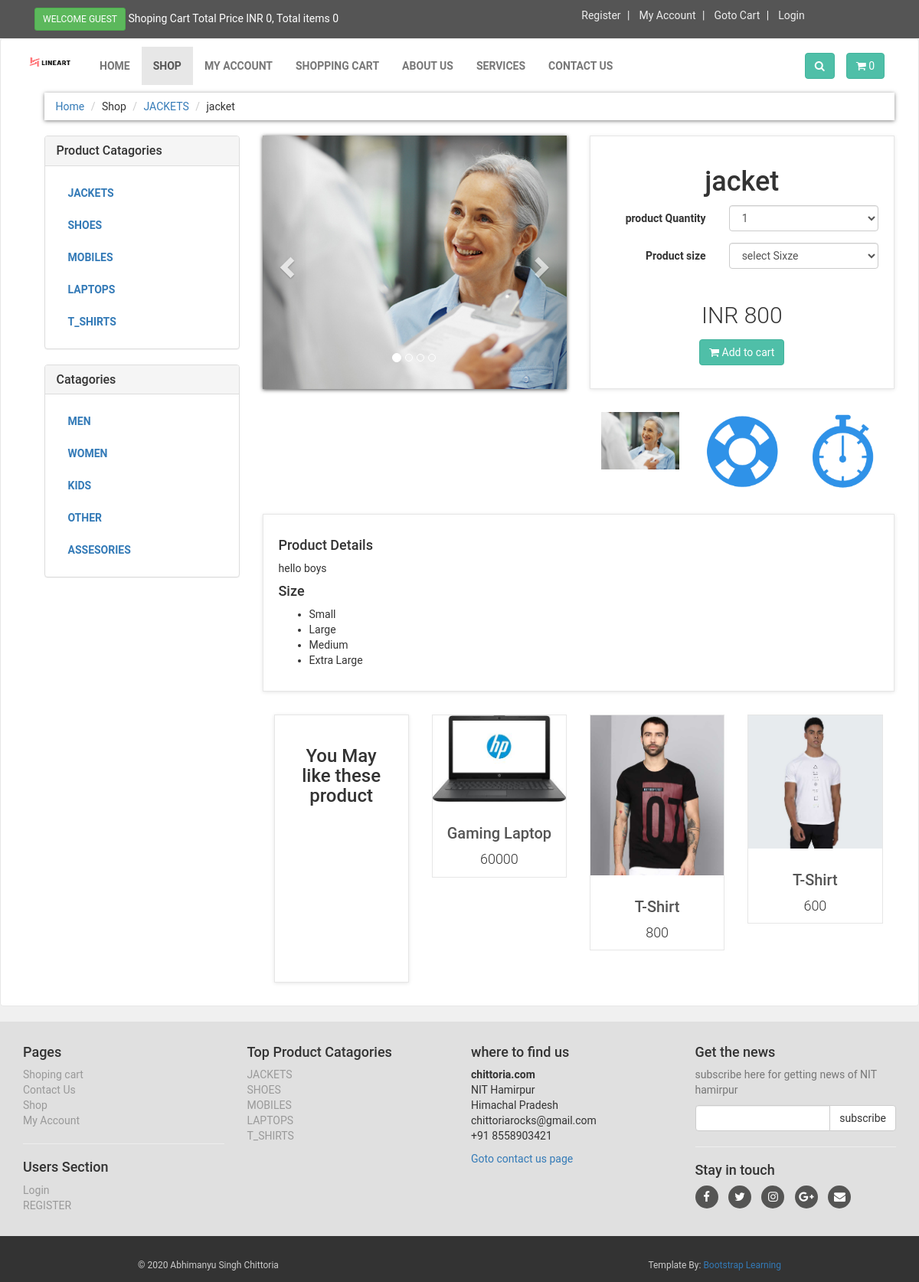
/details.php?pro_id=26, run on the app's committed database.
### tables this page shows
CREATE TABLE `product_categories` (
  `p_cat_id` int(10) NOT NULL,
  `p_cat_title` text NOT NULL,
  `p_cat_desc` text NOT NULL
);

CREATE TABLE `products` (
  `product_id` int(10) NOT NULL,
  `p_cat_id` int(10) NOT NULL,
  `cat_id` int(10) NOT NULL,
  `date` timestamp NOT NULL DEFAULT current_timestamp() ON UPDATE current_timestamp(),
  `product_title` text NOT NULL,
  `product_img1` text NOT NULL,
  `product_img2` text NOT NULL,
  `product_img3` text NOT NULL,
  `product_price` int(10) NOT NULL,
  `product_desc` text NOT NULL,
  `product_keyword` text NOT NULL
);

CREATE TABLE `categories` (
  `cat_id` int(100) NOT NULL,
  `cat_title` text NOT NULL,
  `cat_desc` text NOT NULL
);

### details.php (the view, shortened to what this page needs)
<?php
include("includes/db.php");
include("functions/functions.php");
 ?>
 <?php
if(isset($_GET['pro_id'])){
	$pro_id =$_GET['pro_id'];
	$get_product="select * from products where product_id='$pro_id'";
	$run_product=mysqli_query($con,$get_product);
	$row_product=mysqli_fetch_array($run_product);
	$p_cat_id=$row_product['p_cat_id'];
	$p_title=$row_product['product_title'];
	$p_price=$row_product['product_price'];
	$p_desc=$row_product['product_desc'];
	$p_img1=$row_product['product_img1'];
	$p_img2=$row_product['product_img2'];
	$p_img3=$row_product['product_img3'];
	$get_p_cat="select * from product_categories where p_cat_id='$p_cat_id'";
	$run_p_cat=mysqli_query($con,$get_p_cat);
	$row_p_cat=mysqli_fetch_array($run_p_cat);
	$p_cat_id=$row_p_cat['p_cat_id'];
	$p_cat_title=$row_p_cat['p_cat_title'];
}
  ?>
<!DOCTYPE html>
<html>
<head>
	<link rel="stylesheet" href="https://maxcdn.bootstrapcdn.com/bootstrap/3.4.1/css/bootstrap.min.css">
	<link rel="stylesheet" type="text/css" href="styles/style.css">
	<link href="https://stackpath.bootstrapcdn.com/font-awesome/4.7.0/css/font-awesome.min.css" rel="stylesheet">
</head>
<body>
	<div id="top">
		<div class="container">
			<div class="col-md-6 offer">
				<a href="#" class="btn btn-success btn-sm">
				      <?php
					if (!isset($_SESSION['customer_email'])) {
						echo "WELCOME GUEST";
					}else{
						echo "WELCOME: ".$_SESSION['customer_email'] ." " ;
					}
					 ?>
				</a>
				<a href="#">Shoping Cart Total Price INR <?php totalPrice(); ?>, Total items <?php item(); ?></a>
			</div>
			<div class="col-md-6">
				<ul class="menu">
					<li>
						<a href="customer_registration.php">Register</a>
					</li>
					<li>
						<a href="customer/my_account.php">My Account</a>
					</li>
					<li>
						<a href="checkout.php">Goto Cart</a>
					</li>
					<li>
						<?php
						if(!isset($_SESSION['customer_email'])){
							echo "<a href='checkout.php'>Login</a>";
						}else{
							echo "<a href='logout.php'>Logout</a>";
						} ?>
					</li>
				</ul>
			</div>
		</div>
	</div>
	<div class="navbar navbar-default" id="navbar">
		<div class="container">
			<div class="navbar-header">
				<a class="navbar-brand home" href="index.php">
					<img src="images/logo.jpg" width="70" height="40" alt="shopit" class="hidden-xs">
				</a>
			</div>
			<div class="navbar-collapse collapse" id="navigation">
				<div class="padding-nav">
					<ul class="nav navbar-nav navbar-left">
						<li>
							<a href="index.php">Home</a>
						</li>
						<li class="active" >
							<a href="shop.php">Shop</a>
						</li>
						<li >
							<a href="customer/my_account.php">My Account</a>
						</li>
						<li >
							<a href="cart.php">Shopping Cart</a>
						</li>
						<li >
							<a href="about.php">About Us</a>
						</li>
						<li >
							<a href="services.php">Services</a>
						</li>
						<li >
							<a href="contactus.php">Contact Us</a>
						</li>
					</ul>
				</div>
				<a href="cart.php" class="btn btn-primary navbar-btn right">
					<i class="fa fa-shopping-cart"></i>
					<span> <?php item(); ?></span>
				</a>
				<div  class=" navbar-collapse collapse right">
						<button class="btn navbar-btn btn-primary" type="button" data-toggle="collapse" data-target="#search">
							<i  class="fa fa-search "></i>
						</button>
				</div>
		</div>
		</div>
		<div id="content">
			<div class="container">
				<div class="col-md-12">
					<ul class="breadcrumb">
						<li><a href="home.php">Home</a></li>
						<li>Shop</li>
						<li><a href="shop.php?p_cat=<?php echo $p_cat_id; ?>"><?php echo $p_cat_title; ?></a></li>
						<li><?php echo $p_title; ?></li>
					</ul>
				</div>
				<div class="col-md-3">
					<?php
						include("includes/slidebar.php");
					?>
				</div>
				<div class="col-md-9">
					<div class="row" id="productmain">
						<div class="col-md-6">
							<div id="mainimage">
								<div class="carousel slide" id="myCarousel" data-ride="carousel">
									<ol class="carousel-indicators">
										<li data-target="myCarousel" data-slide-to="0" class="active"></li>
										<li data-target="myCarousel" data-slide-to="1"></li>
										<li data-target="myCarousel" data-slide-to="2"></li>
										<li data-target="myCarousel" data-slide-to="3"></li>
									</ol>
									<div class="carousel-inner">
										<div class="item active">
											<center>
											<img src="admin_area/product_images/<?php echo $p_img1 ?>">
											</center>
										</div>
									</div>
									<a href="#myCarousel" class="left carousel-control" data-slide="prev">
										<span class="glyphicon glyphicon-chevron-left"></span>
									</a>
									<a href="#myCarousel" class="right carousel-control"data-slide="next">
										<span class="glyphicon glyphicon-chevron-right"></span>
									</a>
								</div>
							</div>
						</div>
						<div class="col-sm-6">
							<div class="box">
								<h1 class="text-center"> <?php echo $p_title ?></h1>
								<form action="details.php?add_cart=<?php echo $pro_id ?>" method="post" class="form-horizontal">
									<div class="form-group">
										<label class="col-md-5 control-label">
											product Quantity
										</label>
										<div class="col-md-7">
											<select name="product_qty" class="form-control">
												<option>1</option>
											</select>
										</div>
									</div>
									<div class="form-group">
										<label class="col-md-5 control-label">
											Product size
										</label>
										<div class="col-md-7">
											<select name="product_size" class="form-control">
												<option>select Sixze</option>
											</select>
										</div>
									</div>
									<p class="price">INR <?php echo $p_price ?></p>
									<p class="text-center buttons">
										<button class="btn btn-primary" type="submit"><i class="fa fa-shopping-cart"></i> Add to cart</button>
									</p>
								</form>
							</div>
							<div class="col-xs-4">
								<a href="#" class="thumb">
									<img src="admin_area/product_images/<?php echo $p_img1 ?>" class="img-responsive">
								</a>
							</div>
							<div class="col-xs-4">
								<a href="#" class="thumb">
									<img src="admin_area/product_images/<?php echo $p_img2 ?>" class="img-responsive">
								</a>
							</div>
							<div class="col-xs-4">
								<a href="#" class="thumb">
									<img src="admin_area/product_images/<?php echo $p_img3 ?>" class="img-responsive">
								</a>
							</div>
						</div>
					</div>
					<div class="box" id="details">
						<h4>Product Details</h4>
						<p><?php echo $p_desc; ?></p>
<h4>Size</h4><ul><li>Small</li><li>Large</li><li>Medium</li><li>Extra Large</li></ul>
					</div>
					<div id="same-height-row">
						<div class="col-sm-6 col-md-3">
							<div class="box same-height headline">
								<h3 class="text-center">You May like these product </h3>
							</div>
						</div>
						<?php
						$get_product="select * from products order by 1 LIMIT 0,3";
						$run_product=mysqli_query($con,$get_product);
						while ($row=mysqli_fetch_array($run_product)) {
							$pro_id=$row['product_id'];
							$product_title=$row['product_title'];
							$product_price=$row['product_price'];
							$product_img1=$row['product_img1'];
							echo "
							<div class='center-responsive col-md-3 col-sm-6'>
							<div class='product same-height'>
							<a href='details.php?pro_id=$pro_id'>
							<img src='admin_area/product_images/$product_img1' class='img-responsive'></a>
							<div class='text'>
							<h3><a href='details.php?pro_id=$pro_id'>$product_title</a></h3>
							<p class='price'>$product_price</p>
							</div>
							</div>
							</div>
							";
						}
						 ?>
					</div>
				</div>
			</div>
		</div>
	</div>
<?php
 include("includes/footer.php");
 ?>
</body>
</html>

### functions/functions.php (shortened to what this page needs)
<?php
$db=mysqli_connect("localhost","root","","ecom");
function getUserIP(){
	switch (true) {
				default : return $_SERVER['REMOTE_ADDR'];
	}
}
function item(){
	global $db;
	$ip_add=getUserIP();
	$get_items="select * from cart where ip_add='$ip_add'";
	$run_item=mysqli_query($db,$get_items);
	$count=mysqli_num_rows($run_item);
	echo $count;
}
function totalPrice(){
$total=0;
echo $total;
}
	function getPCats(){
		global $db;
		$get_p_cats="select * from product_categories ";
		$run_p_cats=mysqli_query($db,$get_p_cats);
		while ($row_p_cats=mysqli_fetch_array($run_p_cats)) {
			$p_cat_id=$row_p_cats['p_cat_id'];
			$p_cat_title=$row_p_cats['p_cat_title'];
			echo "<li> <a href='shop.php?p_cat_id=$p_cat_id'>$p_cat_title</a></li> ";
		}
	}
function getCats(){
		global $db;
		$get_cats="select * from categories ";
		$run_cats=mysqli_query($db,$get_cats);
		while ($row_cats=mysqli_fetch_array($run_cats)) {
			$cat_id=$row_cats['cat_id'];
			$cat_title=$row_cats['cat_title'];
			echo "<li> <a href='shop.php?cat_id=$cat_id'>$cat_title</a></li> ";
		}
	}
 ?>

### includes/footer.php (shortened to what this page needs)
<div id="footer">
  <div class="container">
    <div class="row">
      <div class="col-md-3 col-sm-6">
        <h4>Pages</h4>
         <ul>
           <li><a href="cart.php">Shoping cart</a></li>
           <li><a href="contact.php">Contact Us</a></li>
           <li><a href="shop.php">Shop</a></li>
           <li><a href="checkout.php">My Account</a></li>
         </ul>
         <hr>
         <h4>Users Section</h4>
         <ul>
           <li><a href="chechout.php">Login</a></li>
           <li><a href="customer_registration.php">REGISTER</a></li>
         </ul>
      </div>
      <div class="col-md-3 col-sm-6">
        <h4>Top Product Catagories</h4>
        <ul>
          <?php
          $get_p_cats="select * from    product_categories";
          $run_p_cats=mysqli_query($con,$get_p_cats);
          while ($row_p_cats=mysqli_fetch_array($run_p_cats)) {
            $p_cat_id=$row_p_cats['p_cat_id'];
             $p_cat_title=$row_p_cats['p_cat_title'];
             echo "  <li><a href='shop.php?p_cat_id=$p_cat_id'>$p_cat_title</a></li>";
          }
           ?>
        </ul>
      </div>
      <div class="col-md-3 col-sm-6">
        <h4>where to find us</h4>
        <p>
          <strong>chittoria.com</strong>
          <br>NIT Hamirpur
          <br>Himachal Pradesh
          <br>chittoriarocks@gmail.com
          <br>+91 8558903421
        </p>
        <a href="contact.php">Goto contact us page</a>
      </div>
      <div class="col-md-3 col-sm-6">
        <h4>Get the news</h4>
        <p class="text-muted">
          subscribe here for getting news of NIT hamirpur
        </p>
          <form action="" method="post">
            <div class="input-group">
              <input type="text" name="email" class="form-control">
              <span class="input-group-btn">
                <input type="submit" class="btn btn-default" value="subscribe">
              </span>
            </div>
          </form><hr>
          <h4>Stay in touch</h4>
          <p class="social">
            <a href="#"><i class="fa fa-facebook"></i></a>
            <a href="#"><i class="fa fa-twitter"></i></a>
            <a href="#"><i class="fa fa-instagram"></i></a>
            <a href="#"><i class="fa fa-google-plus"></i></a>
            <a href="#"><i class="fa fa-envelope"></i></a>
          </p>
      </div>
    </div>
  </div>
</div>
<div id="copyright">
  <div container>
    <div class="col-md-6">
      <p class="pull-left">
        &copy; 2020 Abhimanyu Singh Chittoria
      </p>
    </div>
    <div class="col-md-6">
      <p class="pull-right">
        Template By: <a href="www.bootstrap.com">Bootstrap Learning</a>
      </p>
    </div>
  </div>
</div>

### styles/style.css (style rules this page uses)
body { font-family: "Roboto",Helvetica, Arial,sans-sarif; font-size: 14px; line-height: 1.42857143; color: #333333; background-color: #f0f0f0; }
#top { background-color: #555555; padding: 10px 0; }
#top .offer { color: #fff; }
#top .offer .btn { text-transform: uppercase; }
#top a { color: #fff; }
#top ul.menu { text-align: center; }
#top ul.menu > li { display: inline; }
#top ul.menu > li a { color: #eeeeee; }
#top ul.menu > li + li:before { content: "|\00a0"; padding: 0 5px; color: #f7f7f7; }
.navbar { background: white; }
.navbar-collapse .right { float: right; }
.navbar-brand { float: left; padding: 10px 15px; font-size: 18px; line-height: 20px; height: 70px; }
.navbar ul.nav >li >a { text-transform: uppercase; font-weight: bold; font-size: 14px; }
.padding-nav { padding-top: 10px; }
.btn-primary { color: rgb(255,255,255); background-color: rgb(79,191,168); border-color: rgb(65,179,156); }
.box { background: #fff; margin: 0 0 30px; border: solid 1px #e6e6e6; padding: 20px; box-shadow: 0 1px 5px rgba(0, 0, 0, 0.1); }
#content { padding-left: 25px; }
#content .product { background: #fff; border: solid 1px #e6e6e6; box-sizing: border-box; margin-bottom: 30px; }
#content .product .text p.price { font-size: 18px; text-align: center; font-weight: 300; }
#content .product .text h3 { text-align: center; font-size: 20px; }
#content .product .text h3 a { color: rgb(85,85,85); }
#content .product .text { padding: 10px 10px 0px; }
.breadcrumb { padding: 8px 15px; margin-bottom: 20px; background-color: #ffffff; border-radius: 0; box-shadow: 0 1px 5px rgba(0, 0, 0, 0.5); }
.breadcrumb > li + li:before { content:>\00a0; color: #cccccc; }
#content #productmain { margin-bottom: 30px; }
#content #productmain .price { font-size: 30px; font-weight: 300; text-align: center; margin-top: 40px; }
#content #mainimage { box-shadow: 0 1px 5px rgba(0, 0, 0,0.7); }
#content .headline { height: 350px; }
#footer { background: #e0e0e0; padding: 20px 0; }
#footer ul { padding-left: 0; list-style: none; }
#footer ul a { color: #999999; padding :20px 0; }
#footer .social { text-align: left; }
#footer .social a { margin: 0 10px 0 0; color: #fff; display: inline-block; width: 30px; height: 30px; border-radius: 15px; line-height: 30px; font-size: 15px; text-align: center; transition: all 0.2s ease-out; vertical-align: bottom; background-color: #555554; }
#copyright { background: #333; color: #ccc; padding: 30px; font-size: 12px; padding-left: 165px; padding-right: 165px; }
#copyright p { margin: 0; }

### data on the page
product_categories: p_cat_title "JACKETS"
products: product_title "jacket", product_img1 (picture), product_price "800", product_img2 (picture), product_img3 (picture), product_desc "hello boys"
product_categories: p_cat_title "SHOES"
product_categories: p_cat_title "MOBILES"
product_categories: p_cat_title "LAPTOPS"
product_categories: p_cat_title "T_SHIRTS"
categories: cat_title "MEN"
categories: cat_title "WOMEN"
categories: cat_title "KIDS"
categories: cat_title "OTHER"
categories: cat_title "ASSESORIES"
products: product_img1 (picture), product_title "Gaming Laptop", product_price "60000"
products: product_img1 (picture), product_title "T-Shirt", product_price "800"
products: product_img1 (picture), product_title "T-Shirt", product_price "600"

### other printed values
$total "0"
$count "0 0"
